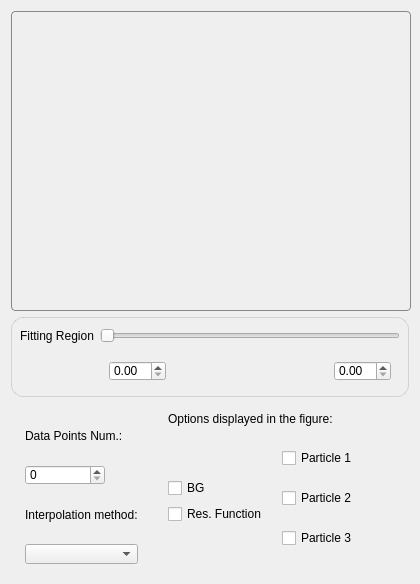
                   <widget class="QWidget" name="curvePlotControlWidget" native="true">
                    <property name="sizePolicy">
                     <sizepolicy hsizetype="Fixed" vsizetype="Preferred">
                      <horstretch>0</horstretch>
                      <verstretch>0</verstretch>
                     </sizepolicy>
                    </property>
                    <property name="minimumSize">
                     <size>
                      <width>420</width>
                      <height>0</height>
                     </size>
                    </property>
                    <property name="maximumSize">
                     <size>
                      <width>420</width>
                      <height>16777215</height>
                     </size>
                    </property>
                    <property name="styleSheet">
                     <string notr="true">#curvePlotControlWidget {
  border: 1px solid rgba(0,0,0,0.12);  /* 细外框 */
  padding: 8px;                        /* 让内容不贴边 */
  /* 伪“阴影”：用浅色外描边模拟（Qt 没有 box-shadow） */
  outline: 6px solid rgba(0,0,0,0.03);
  outline-offset: -6px;                /* 紧贴边缘 */
}</string>
                    </property>
                    <layout class="QGridLayout" name="gridLayout_33">
                     <item row="3" column="0">
                      <widget class="QWidget" name="fitDataPointsNumWidget" native="true">
                       <property name="maximumSize">
                        <size>
                         <width>100000</width>
                         <height>16777215</height>
                        </size>
                       </property>
                       <layout class="QGridLayout" name="gridLayout_42">
                        <item row="2" column="0">
                         <widget class="QLabel" name="fitInterpolationMethodLabel">
                          <property name="text">
                           <string>Interpolation method:</string>
                          </property>
                         </widget>
                        </item>
                        <item row="0" column="0">
                         <widget class="QLabel" name="fitDataPointsNumLabel">
                          <property name="text">
                           <string>Data Points Num.:</string>
                          </property>
                         </widget>
                        </item>
                        <item row="1" column="0">
                         <widget class="QSpinBox" name="fitDataPointsNumValue">
                          <property name="sizePolicy">
                           <sizepolicy hsizetype="Minimum" vsizetype="Preferred">
                            <horstretch>0</horstretch>
                            <verstretch>0</verstretch>
                           </sizepolicy>
                          </property>
                          <property name="maximumSize">
                           <size>
                            <width>80</width>
                            <height>20</height>
                           </size>
                          </property>
                         </widget>
                        </item>
                        <item row="3" column="0">
                         <widget class="QComboBox" name="fitInterpolationMethodValue">
                          <property name="sizePolicy">
                           <sizepolicy hsizetype="Preferred" vsizetype="Preferred">
                            <horstretch>0</horstretch>
                            <verstretch>0</verstretch>
                           </sizepolicy>
                          </property>
                          <property name="maximumSize">
                           <size>
                            <width>16777215</width>
                            <height>20</height>
                           </size>
                          </property>
                         </widget>
                        </item>
                       </layout>
                      </widget>
                     </item>
                     <item row="1" column="0" colspan="3">
                      <widget class="QWidget" name="fitFittingRegionwidget" native="true">
                       <property name="maximumSize">
                        <size>
                         <width>16777215</width>
                         <height>80</height>
                        </size>
                       </property>
                       <property name="styleSheet">
                        <string notr="true">#fitFittingRegionwidget {
  border: 1px solid rgba(0,0,0,0.12);  /* 细外框 */
  border-radius: 12px;                 /* 圆角大小可改 */
  padding: 8px;                        /* 让内容不贴边 */
  /* 伪“阴影”：用浅色外描边模拟（Qt 没有 box-shadow） */
  outline: 6px solid rgba(0,0,0,0.03);
  outline-offset: -6px;                /* 紧贴边缘 */
}</string>
                       </property>
                       <layout class="QGridLayout" name="gridLayout_41">
                        <item row="1" column="1">
                         <widget class="QRangeSlider" name="fitFittingRegionSlider">
                          <property name="sizePolicy">
                           <sizepolicy hsizetype="Expanding" vsizetype="Fixed">
                            <horstretch>0</horstretch>
                            <verstretch>0</verstretch>
                           </sizepolicy>
                          </property>
                          <property name="minimumSize">
                           <size>
                            <width>0</width>
                            <height>20</height>
                           </size>
                          </property>
                          <property name="orientation">
                           <enum>Qt::Horizontal</enum>
                          </property>
                         </widget>
                        </item>
                        <item row="2" column="1">
                         <widget class="QWidget" name="fitFittingRegionValueWidget" native="true">
                          <property name="minimumSize">
                           <size>
                            <width>0</width>
                            <height>35</height>
                           </size>
                          </property>
                          <layout class="QHBoxLayout" name="horizontalLayout_14">
                           <item>
                            <widget class="QDoubleSpinBox" name="fitFittingRegionMinValue">
                             <property name="sizePolicy">
                              <sizepolicy hsizetype="Minimum" vsizetype="Preferred">
                               <horstretch>0</horstretch>
                               <verstretch>0</verstretch>
                              </sizepolicy>
                             </property>
                             <property name="minimumSize">
                              <size>
                               <width>0</width>
                               <height>20</height>
                              </size>
                             </property>
                             <property name="maximumSize">
                              <size>
                               <width>16777215</width>
                               <height>20</height>
                              </size>
                             </property>
                            </widget>
                           </item>
                           <item>
                            <spacer name="horizontalSpacer_3">
                             <property name="orientation">
                              <enum>Qt::Horizontal</enum>
                             </property>
                             <property name="sizeHint" stdset="0">
                              <size>
                               <width>40</width>
                               <height>20</height>
                              </size>
                             </property>
                            </spacer>
                           </item>
                           <item>
                            <widget class="QDoubleSpinBox" name="fitFittingRegionMaxValue">
                             <property name="sizePolicy">
                              <sizepolicy hsizetype="Minimum" vsizetype="Preferred">
                               <horstretch>0</horstretch>
                               <verstretch>0</verstretch>
                              </sizepolicy>
                             </property>
                             <property name="minimumSize">
                              <size>
                               <width>0</width>
                               <height>20</height>
                              </size>
                             </property>
                             <property name="maximumSize">
                              <size>
                               <width>16777215</width>
                               <height>20</height>
                              </size>
                             </property>
                            </widget>
                           </item>
                          </layout>
                         </widget>
                        </item>
                        <item row="1" column="0">
                         <widget class="QLabel" name="fitFittingRegionLabel">
                          <property name="minimumSize">
                           <size>
                            <width>0</width>
                            <height>20</height>
                           </size>
                          </property>
                          <property name="maximumSize">
                           <size>
                            <width>16777215</width>
                            <height>20</height>
                           </size>
                          </property>
                          <property name="text">
                           <string>Fitting Region</string>
                          </property>
                          <property name="alignment">
                           <set>Qt::AlignCenter</set>
                          </property>
                         </widget>
                        </item>
                       </layout>
                      </widget>
                     </item>
                     <item row="3" column="1" colspan="2">
                      <widget class="QWidget" name="fitFittingShowWidget" native="true">
                       <property name="minimumSize">
                        <size>
                         <width>250</width>
                         <height>0</height>
                        </size>
                       </property>
                       <property name="maximumSize">
                        <size>
                         <width>16777215</width>
                         <height>16777215</height>
                        </size>
                       </property>
                       <layout class="QGridLayout" name="gridLayout_40">
                        <item row="2" column="0">
                         <widget class="QCheckBox" name="fitBGShowCheckBox">
                          <property name="sizePolicy">
                           <sizepolicy hsizetype="Minimum" vsizetype="Preferred">
                            <horstretch>0</horstretch>
                            <verstretch>0</verstretch>
                           </sizepolicy>
                          </property>
                          <property name="text">
                           <string>BG</string>
                          </property>
                         </widget>
                        </item>
                        <item row="0" column="0" colspan="3">
                         <widget class="QLabel" name="fitDisplayOptionsLabel">
                          <property name="text">
                           <string>Options displayed in the figure:</string>
                          </property>
                         </widget>
                        </item>
                        <item row="3" column="0">
                         <widget class="QCheckBox" name="fitResShowCheckBox">
                          <property name="sizePolicy">
                           <sizepolicy hsizetype="Minimum" vsizetype="Preferred">
                            <horstretch>0</horstretch>
                            <verstretch>0</verstretch>
                           </sizepolicy>
                          </property>
                          <property name="text">
                           <string>Res. Function</string>
                          </property>
                         </widget>
                        </item>
                        <item row="4" column="0">
                         <spacer name="verticalSpacer_3">
                          <property name="orientation">
                           <enum>Qt::Vertical</enum>
                          </property>
                          <property name="sizeHint" stdset="0">
                           <size>
                            <width>20</width>
                            <height>40</height>
                           </size>
                          </property>
                         </spacer>
                        </item>
                        <item row="1" column="0">
                         <spacer name="verticalSpacer_4">
                          <property name="orientation">
                           <enum>Qt::Vertical</enum>
                          </property>
                          <property name="sizeHint" stdset="0">
                           <size>
                            <width>20</width>
                            <height>40</height>
                           </size>
                          </property>
                         </spacer>
                        </item>
                        <item row="1" column="1" rowspan="4" colspan="2">
                         <widget class="QWidget" name="ParticlesNumWidget" native="true">
                          <layout class="QVBoxLayout" name="verticalLayout_26">
                           <item>
                            <widget class="QCheckBox" name="fitParticle1ShowCheckBox">
                             <property name="sizePolicy">
                              <sizepolicy hsizetype="Minimum" vsizetype="Preferred">
                               <horstretch>0</horstretch>
                               <verstretch>0</verstretch>
                              </sizepolicy>
                             </property>
                             <property name="text">
                              <string>Particle 1</string>
                             </property>
                            </widget>
                           </item>
                           <item>
                            <widget class="QCheckBox" name="fitParticle2ShowCheckBox">
                             <property name="sizePolicy">
                              <sizepolicy hsizetype="Minimum" vsizetype="Preferred">
                               <horstretch>0</horstretch>
                               <verstretch>0</verstretch>
                              </sizepolicy>
                             </property>
                             <property name="text">
                              <string>Particle 2</string>
                             </property>
                            </widget>
                           </item>
                           <item>
                            <widget class="QCheckBox" name="fitParticle3ShowCheckBox">
                             <property name="sizePolicy">
                              <sizepolicy hsizetype="Minimum" vsizetype="Preferred">
                               <horstretch>0</horstretch>
                               <verstretch>0</verstretch>
                              </sizepolicy>
                             </property>
                             <property name="text">
                              <string>Particle 3</string>
                             </property>
                            </widget>
                           </item>
                          </layout>
                         </widget>
                        </item>
                       </layout>
                      </widget>
                     </item>
                     <item row="0" column="0">
                      <widget class="QGraphicsView" name="fitGraphicsView">
                       <property name="sizePolicy">
                        <sizepolicy hsizetype="Preferred" vsizetype="Preferred">
                         <horstretch>0</horstretch>
                         <verstretch>0</verstretch>
                        </sizepolicy>
                       </property>
                       <property name="minimumSize">
                        <size>
                         <width>400</width>
                         <height>300</height>
                        </size>
                       </property>
                       <property name="maximumSize">
                        <size>
                         <width>400</width>
                         <height>16777215</height>
                        </size>
                       </property>
                       <property name="styleSheet">
                        <string notr="true">QGraphicsView {
    background: transparent;
    border: 1px solid #888888; 
    border-radius: 4px;  
}</string>
                       </property>
                      </widget>
                     </item>
                    </layout>
                   </widget>
